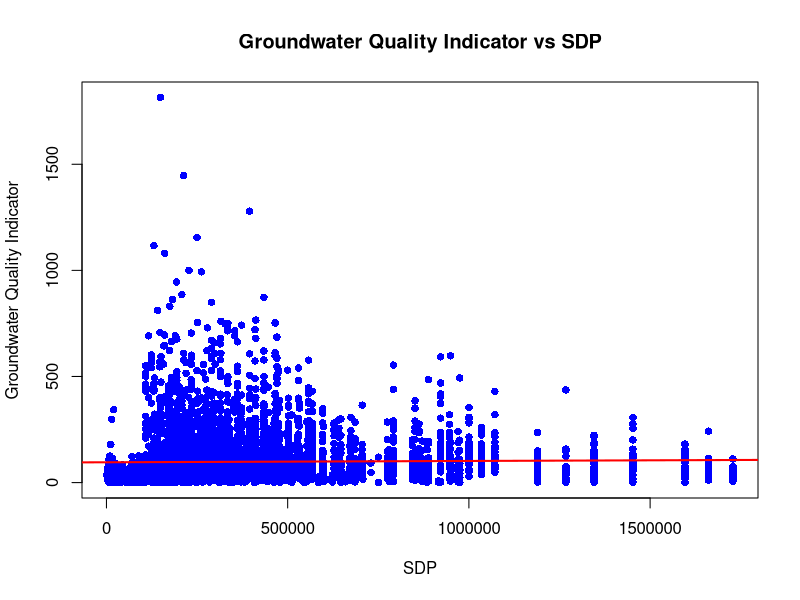
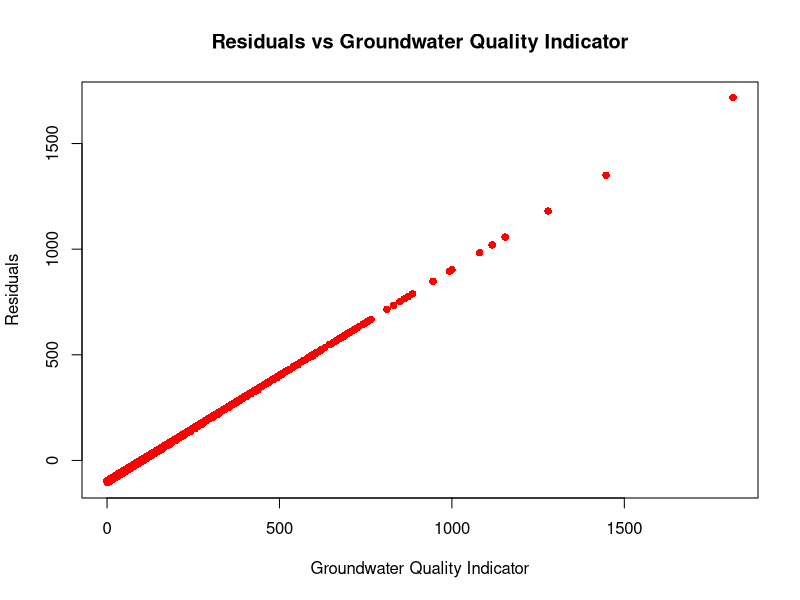
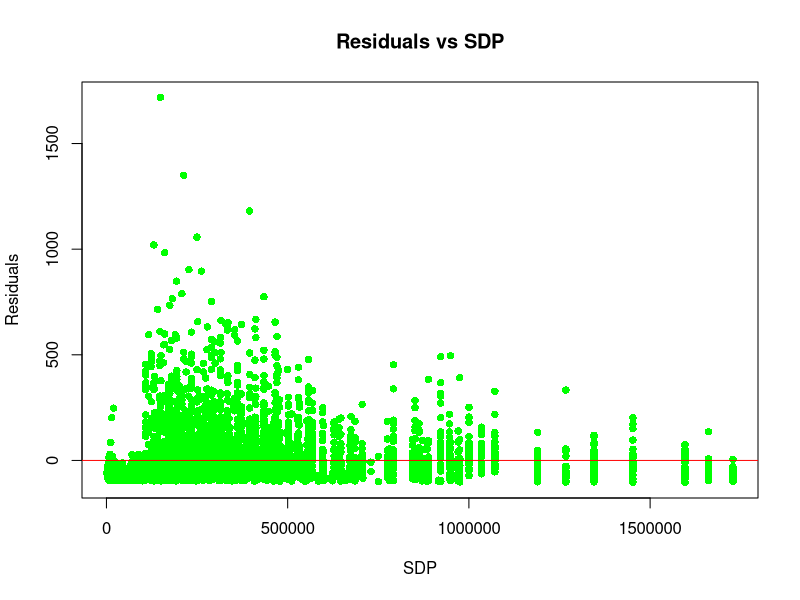
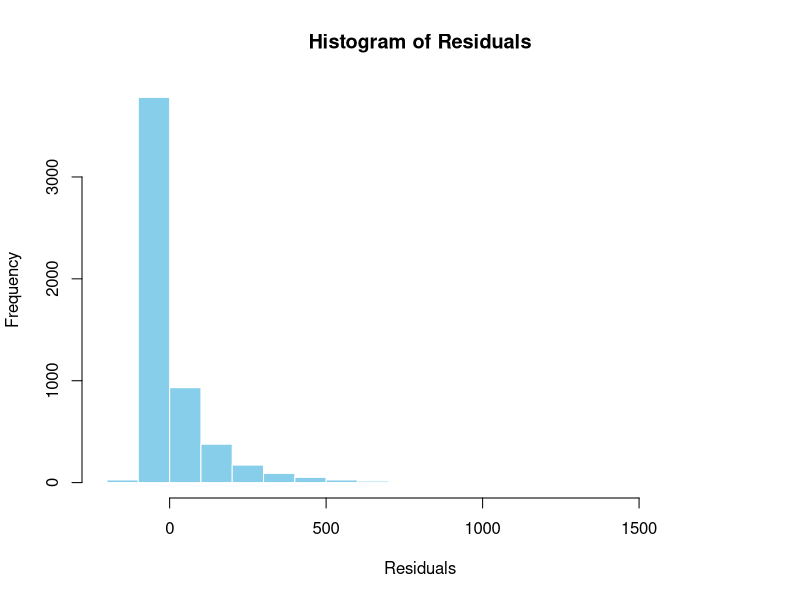

These charts were generated, in order, by the following R code:
library(tidyverse)# For modeling and summarizing
library(broom)      # For tidying model outputs

setwd("C:/Users/anous/OneDrive/Desktop/sixth sem/Econ/project")
merged_data <- read.csv("merged_data.csv")
merged_data <- na.omit(merged_data[c("sulfate", "SDP_NORM")])
merged_data <- cbind(merged_data, 1)
X <- merged_data[, c("SDP_NORM","1")]
y <- merged_data$sulfate

model <- lm(y ~ ., data = X)

residuals <- residuals(model)

mse <- mean(residuals^2)
print(paste("Mean Squared Error (MSE):", mse))

rsquared <- summary(model)$r.squared
print(paste("R-squared:", rsquared))

f_statistic <- summary(model)$fstatistic[1]
print(paste("F-statistic:", f_statistic))

print("\nSummary:")
print(summary(model))

 
# Scatter plot of Groundwater Quality Indicator vs SDP
plot(merged_data$SDP_NORM, y,
     xlab = "SDP",
     ylab = "Groundwater Quality Indicator",
     main = "Groundwater Quality Indicator vs SDP",
     col = "blue", 
     pch = 16)    
abline(a = coef(model)[1], b = coef(model)[2], col = "red",lwd=2)




plot(y, residuals,
     xlab = "Groundwater Quality Indicator",
     ylab = "Residuals",
     main = "Residuals vs Groundwater Quality Indicator",
     col = "red", 
     pch = 16)

plot(merged_data$SDP_NORM, residuals,
     xlab = "SDP",
     ylab = "Residuals",
     main = "Residuals vs SDP",
     col = "green",
     pch = 16)
abline(h=0, col = "red") 


hist(residuals, breaks = 20, 
     xlab = "Residuals", 
     ylab = "Frequency", 
     main = "Histogram of Residuals",
     col = "skyblue",  
     border = "white")

residuals_sum <- sum(residuals)
print(paste("Sum of residuals:", residuals_sum))



